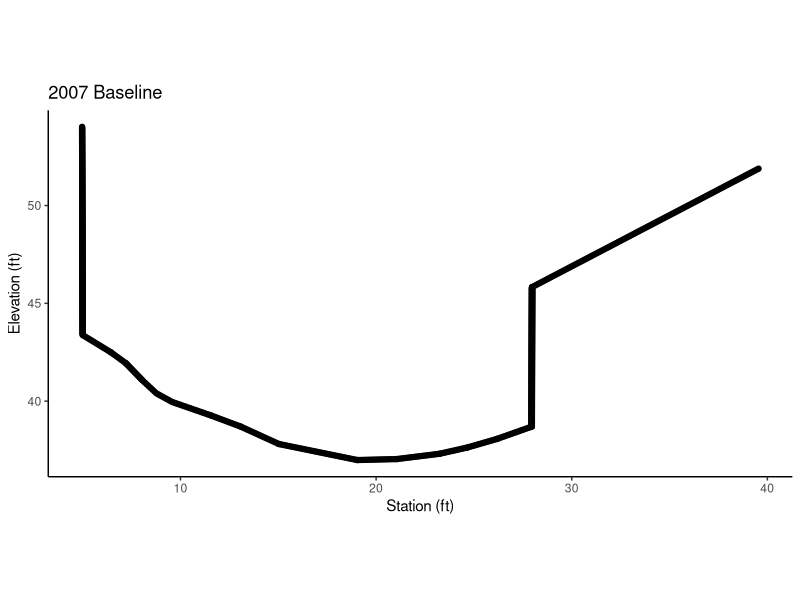
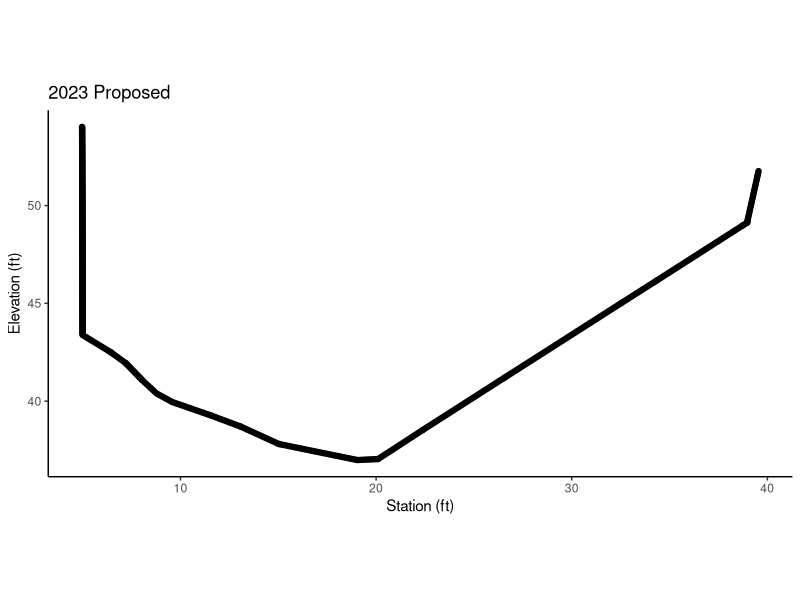
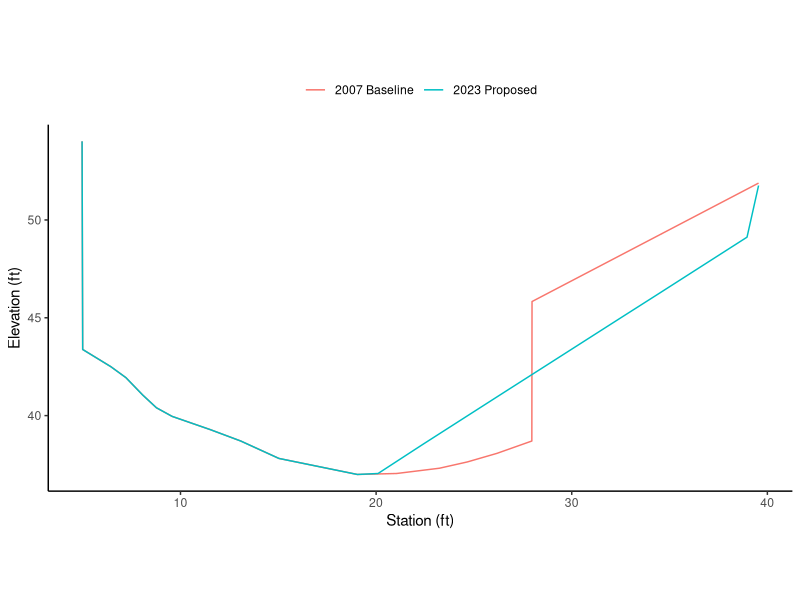
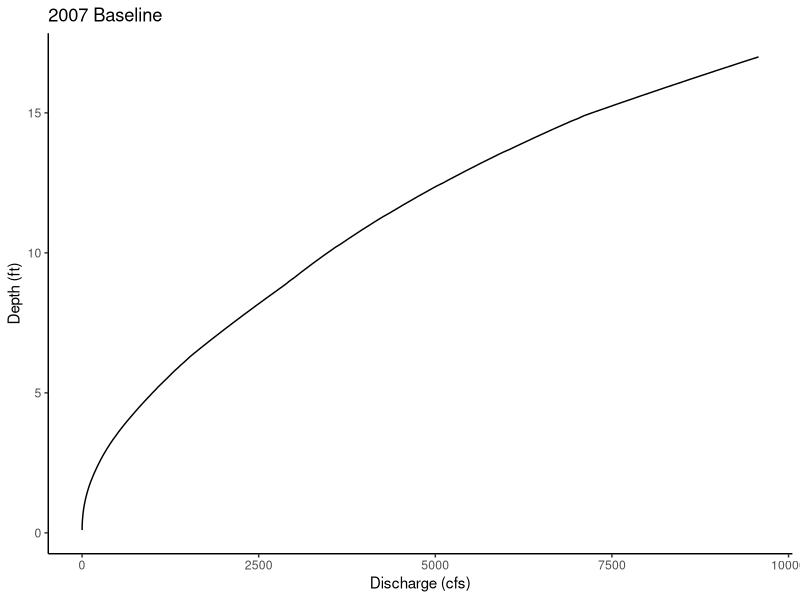
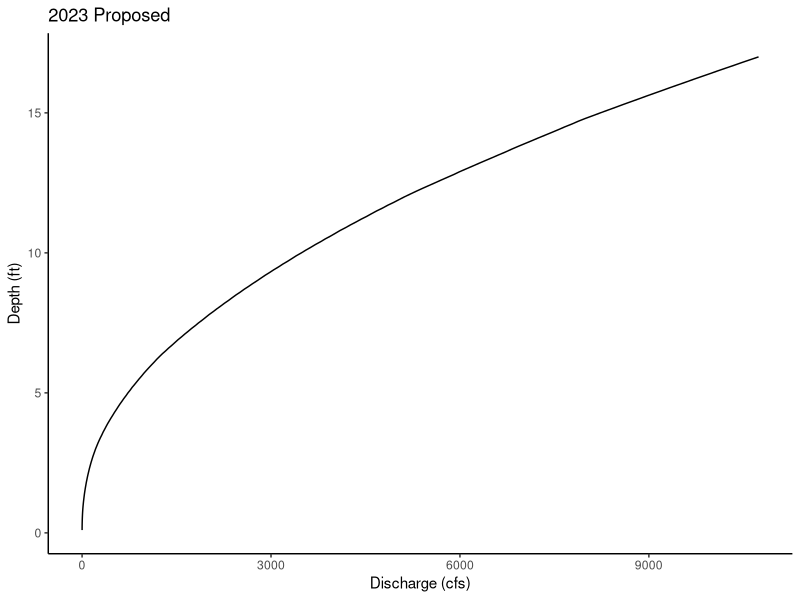
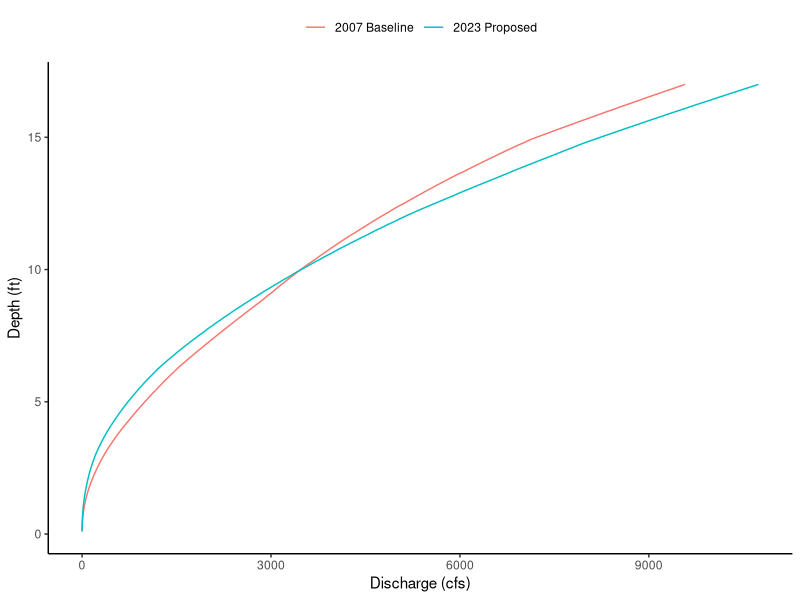
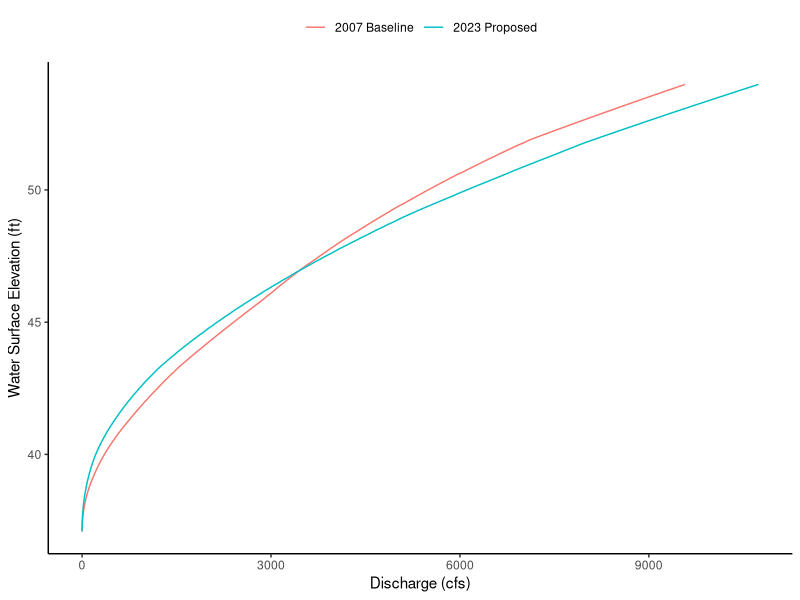
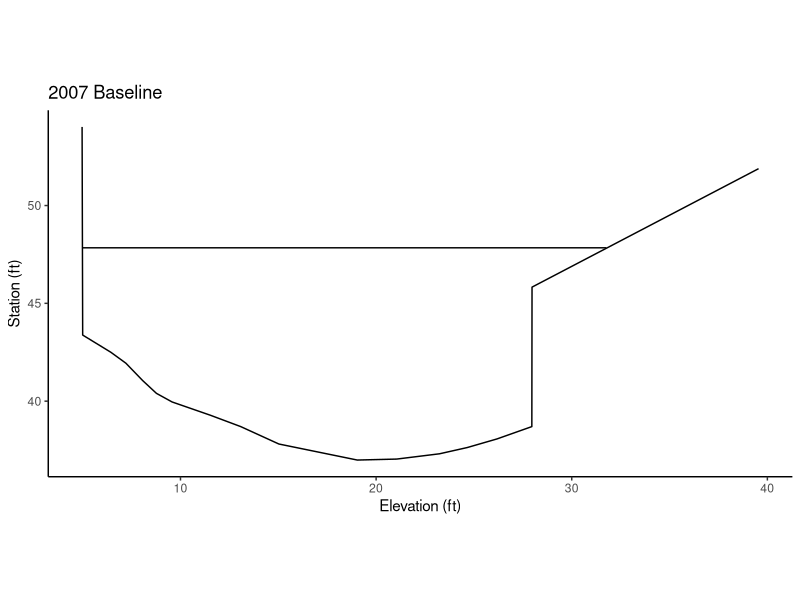

The R source for these figures, in order:
## ---- chunk 1
library(tidyverse)
ggplot2::theme_set(theme_classic())
## ---- chunk 2
prep_xs <- function(data, sta, elev, delta_x=0.1) {
  result <- data %>%
    arrange({{sta}}) %>%
    mutate(sta = {{sta}}) %>%
    complete(sta = seq(from = min({{sta}}), to = max({{sta}}), by = delta_x)) %>%
    mutate(gse = zoo::na.approx({{elev}}, x = sta)) %>% 
    select(c(sta, gse))
  
  # further densify in the vertical direction
  d <- result %>% 
      arrange(-sta) %>%
      mutate(delta_x = abs(lag(sta, 1) - sta),
             delta_z = abs(lag(gse, 1) - gse),
             multiplier = replace_na(ceiling(delta_z/delta_x),1)) %>% 
      arrange(sta)
  idx <- rep(1:nrow(d), d$multiplier)
  return(
    d[idx,] %>% 
    mutate(gse = case_when(duplicated(sta) ~ NA, TRUE ~ gse),
           sta = case_when(duplicated(sta) ~ NA, TRUE ~ sta)) %>%
    mutate(gse = zoo::na.approx(gse, na.rm = FALSE),
           sta = zoo::na.approx(sta, na.rm = FALSE)) %>%
    select(sta, gse) %>% drop_na() 
  )
  
}

## ---- chunk 3
xs_2007 <- read_csv("data/xs_2007.csv") %>%
  prep_xs(sta = station_ft, elev = elevation_ft) 

xs_2007 %>% ggplot(aes(y = gse, x = sta)) + geom_point() + 
  ylab("Elevation (ft)") + xlab("Station (ft)") + ggtitle("2007 Baseline") + coord_fixed(ratio = 1)
## ---- chunk 4
xs_2023 <- read_csv("data/xs_2023_simplified.csv") %>% #_simplified.csv") %>%
  prep_xs(sta = station_ft, elev = elevation_ft) 

xs_2023 %>% ggplot(aes(y = gse, x = sta)) + geom_point() + 
  ylab("Elevation (ft)") + xlab("Station (ft)") + ggtitle("2023 Proposed") + coord_fixed(ratio = 1)
## ---- chunk 5
ggplot() + 
  geom_line(data = xs_2007, aes(x = sta, y = gse, color = "2007 Baseline")) +
  geom_line(data = xs_2023, aes(x = sta, y = gse, color = "2023 Proposed")) +
  ylab("Elevation (ft)") + xlab("Station (ft)") + theme(legend.position="top", legend.title=element_blank())  + coord_fixed(ratio = 1)
## ---- chunk 6

model_slope <- (38.6-38.0) / 28.65

model_roughness <- 0.035 # n

print(c("model_slope" = model_slope, "model_roughness" = model_roughness))
## ---- chunk 7
calc_xs <- function(data, water_elev) {
  data %>% 
    arrange(sta) %>%
    mutate(wse = case_when(water_elev > gse ~ water_elev),
           delta_x = abs(lag(sta, 1) - sta),
           delta_z = abs(lag(gse, 1) - gse),
           depth = wse - gse, 
           hyp_length = sqrt(delta_x^2 + delta_z^2)
    ) %>%
    filter(!is.na(wse)) %>% 
    summarize(thalweg_elevation = min(gse),
              water_surface_elevation = water_elev,
              max_depth = water_surface_elevation - thalweg_elevation,
              cross_sectional_area = sum(delta_x * depth),
              wetted_perimeter = sum(hyp_length)
    ) %>% 
    as.list() %>% 
    list_flatten()
}

calculate_rating_curve <- function(data, slope, mannings_n, delta_y=0.1) {
  depth_vs_wse <- seq(from=min(data$gse)+delta_y, to=max(data$gse), by=delta_y) %>% 
    as_tibble() %>%
    mutate(result = map(value, function(x){calc_xs(data = data, water_elev = x)})) %>% 
    unnest_wider(col = result) %>%
    drop_na() %>%
    mutate(discharge_cfs = 1.486 * cross_sectional_area * 
             (cross_sectional_area / wetted_perimeter)^(2/3) * slope^(1/2) * mannings_n^(-1),
           velocity_ft_s = discharge_cfs / cross_sectional_area) %>%
    arrange(discharge_cfs)
}
## ---- chunk 8
depth_vs_discharge_2007 <- xs_2007 %>% 
  calculate_rating_curve(slope = model_slope,
                         mannings_n = model_roughness) # 0.030) #model_roughness)
depth_vs_discharge_2007 %>% 
  ggplot(aes(y = max_depth, x = discharge_cfs)) + 
  geom_line() + ylab("Depth (ft)") + xlab("Discharge (cfs)") + ggtitle("2007 Baseline")
## ---- chunk 9
depth_vs_discharge_2023 <- xs_2023 %>% 
  calculate_rating_curve(slope = model_slope,
                         mannings_n = model_roughness)
depth_vs_discharge_2023 %>% 
  ggplot(aes(y = max_depth, x = discharge_cfs)) + 
  geom_line() + ylab("Depth (ft)") + xlab("Discharge (cfs)") + ggtitle("2023 Proposed") 
## ---- chunk 10
ggplot() +
  geom_line(data = depth_vs_discharge_2007, aes(y = max_depth, x = discharge_cfs, color = "2007 Baseline")) +
  geom_line(data = depth_vs_discharge_2023, aes(y = max_depth, x = discharge_cfs, color = "2023 Proposed")) + 
  ylab("Depth (ft)") + xlab("Discharge (cfs)") + theme(legend.position="top", legend.title=element_blank())
## ---- chunk 11
ggplot() +
  geom_line(data = depth_vs_discharge_2007, aes(y = water_surface_elevation, x = discharge_cfs, color = "2007 Baseline")) +
  geom_line(data = depth_vs_discharge_2023, aes(y = water_surface_elevation, x = discharge_cfs, color = "2023 Proposed")) + 
  ylab("Water Surface Elevation (ft)") + xlab("Discharge (cfs)") + theme(legend.position="top", legend.title=element_blank())
## ---- chunk 12
model_discharge <- 3980 # cfs
## ---- chunk 13
interpolate_rating_curve <- function(data, discharge) {
  data %>%
    bind_rows(tribble(~selected_water_level, ~discharge_cfs, TRUE, discharge)) %>%
    arrange(discharge_cfs) %>%
    mutate(output_wse = zoo::na.approx(water_surface_elevation)) %>%
    filter(selected_water_level) %>% 
    pull(output_wse)
}
## ---- chunk 14
wse_2007 <- depth_vs_discharge_2007 %>% interpolate_rating_curve(model_discharge)
print(c("wse 2007" = wse_2007))
## ---- chunk 15
wse_2023 <- depth_vs_discharge_2023 %>% interpolate_rating_curve(model_discharge)
print(c("wse 2023" = wse_2023))
## ---- chunk 16
xs_2007 %>% calc_xs(wse_2007)
## ---- chunk 17
xs_2023 %>% calc_xs(wse_2023)
## ---- chunk 18
xs_2007 %>% arrange(sta) %>%
      mutate(wse = case_when(wse_2007 > gse ~ wse_2007)) %>%
      ggplot(aes(x = sta)) + 
      geom_line(aes(y = gse)) + 
      geom_line(aes(y = wse)) + 
      ylab("Station (ft)") + xlab("Elevation (ft)") + ggtitle("2007 Baseline") + coord_fixed(ratio = 1)
## ---- chunk 19
xs_2023 %>% arrange(sta) %>%
      mutate(wse = case_when(wse_2023 > gse ~ wse_2023)) %>%
      ggplot(aes(x = sta)) + 
      geom_line(aes(y = gse)) + 
      geom_line(aes(y = wse)) + 
      ylab("Station (ft)") + xlab("Elevation (ft)") + ggtitle("2023 Proposed") + coord_fixed(ratio = 1)
## ---- chunk 20
ggplot() + 
  geom_line(data = xs_2007, aes(x = sta, y = gse, color = "2007 Baseline", linetype = "Terrain")) +
  geom_line(data = xs_2023, aes(x = sta, y = gse, color = "2023 Proposed", linetype = "Terrain")) +
  geom_line(data = xs_2007, aes(x = sta, y = case_when(wse_2007 > gse ~ wse_2007), 
                                color = "2007 Baseline", linetype = "Water Surface")) + 
  geom_line(data = xs_2023, aes(x = sta, y = case_when(wse_2023 > gse ~ wse_2023), 
                                color = "2023 Proposed", linetype = "Water Surface")) + 
      ylab("Station (ft)") + xlab("Elevation (ft)") + theme(legend.position="top", legend.title=element_blank()) + coord_fixed(ratio = 1)
## ---- chunk 21

velocity_2007 <- model_discharge / calc_xs(xs_2007, wse_2007)$cross_sectional_area
print(velocity_2007)

## ---- chunk 22

velocity_2023 <- model_discharge / calc_xs(xs_2023, wse_2023)$cross_sectional_area
print(velocity_2023)

## ---- chunk 23
model_discharge <- 513 # cfs
## ---- chunk 24
wse_2007_Q2 <- depth_vs_discharge_2007 %>% interpolate_rating_curve(model_discharge)
print(c("wse 2007" = wse_2007_Q2))
## ---- chunk 25
wse_2023_Q2 <- depth_vs_discharge_2023 %>% interpolate_rating_curve(model_discharge)
print(c("wse 2023" = wse_2023_Q2))
## ---- chunk 26
xs_2007 %>% calc_xs(wse_2007_Q2)
## ---- chunk 27
xs_2023 %>% calc_xs(wse_2023_Q2)
## ---- chunk 28
xs_2007 %>% arrange(sta) %>%
      mutate(wse = case_when(wse_2007_Q2 > gse ~ wse_2007_Q2)) %>%
      ggplot(aes(x = sta)) + 
      geom_line(aes(y = gse)) + 
      geom_line(aes(y = wse)) + 
      ylab("Station (ft)") + xlab("Elevation (ft)") + ggtitle("2007 Baseline") + coord_fixed(ratio = 1)
## ---- chunk 29
xs_2023 %>% arrange(sta) %>%
      mutate(wse = case_when(wse_2023_Q2 > gse ~ wse_2023_Q2)) %>%
      ggplot(aes(x = sta)) + 
      geom_line(aes(y = gse)) + 
      geom_line(aes(y = wse)) + 
      ylab("Station (ft)") + xlab("Elevation (ft)") + ggtitle("2023 Proposed") + coord_fixed(ratio = 1)
## ---- chunk 30
ggplot() + 
  geom_line(data = xs_2007, aes(x = sta, y = gse, color = "2007 Baseline", linetype = "Terrain")) +
  geom_line(data = xs_2023, aes(x = sta, y = gse, color = "2023 Proposed", linetype = "Terrain")) +
  geom_line(data = xs_2007, aes(x = sta, y = case_when(wse_2007_Q2 > gse ~ wse_2007_Q2), 
                                color = "2007 Baseline", linetype = "Water Surface")) + 
  geom_line(data = xs_2023, aes(x = sta, y = case_when(wse_2023_Q2 > gse ~ wse_2023_Q2), 
                                color = "2023 Proposed", linetype = "Water Surface")) + 
      ylab("Station (ft)") + xlab("Elevation (ft)") + theme(legend.position="top", legend.title=element_blank()) + coord_fixed(ratio = 1)
## ---- chunk 31

velocity_2007_Q2 <- model_discharge / calc_xs(xs_2007, wse_2007_Q2)$cross_sectional_area
print(velocity_2007_Q2)

## ---- chunk 32

velocity_2023_Q2 <- model_discharge / calc_xs(xs_2023, wse_2023_Q2)$cross_sectional_area
print(velocity_2023_Q2)
